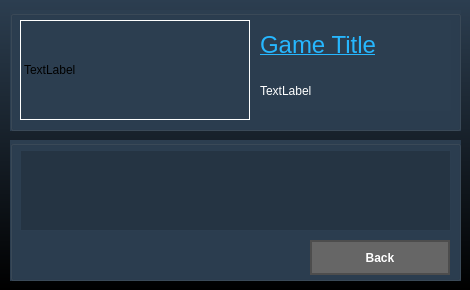
<?xml version="1.0" encoding="UTF-8"?>
<ui version="4.0">
 <class>gameDialog</class>
 <widget class="QDialog" name="gameDialog">
  <property name="geometry">
   <rect>
    <x>0</x>
    <y>0</y>
    <width>470</width>
    <height>290</height>
   </rect>
  </property>
  <property name="sizePolicy">
   <sizepolicy hsizetype="Preferred" vsizetype="Preferred">
    <horstretch>0</horstretch>
    <verstretch>0</verstretch>
   </sizepolicy>
  </property>
  <property name="minimumSize">
   <size>
    <width>470</width>
    <height>290</height>
   </size>
  </property>
  <property name="maximumSize">
   <size>
    <width>470</width>
    <height>290</height>
   </size>
  </property>
  <property name="windowTitle">
   <string>Dialog</string>
  </property>
  <property name="styleSheet">
   <string notr="true">background-color: qlineargradient(spread:pad, x1:0, y1:0, x2:0, y2:1, stop:0 #2c3e50, stop:1 rgba(0, 0, 0, 255));</string>
  </property>
  <widget class="QGroupBox" name="groupBox_2">
   <property name="geometry">
    <rect>
     <x>10</x>
     <y>140</y>
     <width>451</width>
     <height>141</height>
    </rect>
   </property>
   <property name="styleSheet">
    <string notr="true"> background-color: #2c3e50;</string>
   </property>
   <property name="title">
    <string/>
   </property>
   <widget class="QPushButton" name="pushButton">
    <property name="geometry">
     <rect>
      <x>300</x>
      <y>100</y>
      <width>140</width>
      <height>35</height>
     </rect>
    </property>
    <property name="minimumSize">
     <size>
      <width>140</width>
      <height>35</height>
     </size>
    </property>
    <property name="maximumSize">
     <size>
      <width>140</width>
      <height>35</height>
     </size>
    </property>
    <property name="focusPolicy">
     <enum>Qt::NoFocus</enum>
    </property>
    <property name="styleSheet">
     <string notr="true">QPushButton {
    background-color: #666666;
    border-style: solid;
    border-width: 2px;
    border-color: #4d4d4d;
    font: bold 12px;
    color: white;
	padding-top:8px;
	padding-bottom:8px;
    padding-left: 8px;
    padding-right: 8px;
}

QPushButton:hover
{
    border: 2px solid #262626 ;
}

QPushButton:pressed {
	color:white;
	background-color:#1a1a1a;
 }
</string>
    </property>
    <property name="text">
     <string>Back</string>
    </property>
   </widget>
   <widget class="QTextEdit" name="textEdit">
    <property name="geometry">
     <rect>
      <x>10</x>
      <y>10</y>
      <width>431</width>
      <height>81</height>
     </rect>
    </property>
    <property name="styleSheet">
     <string notr="true">color:white;
border:1px solid #2c3e50;
background-color:#253443;</string>
    </property>
    <property name="undoRedoEnabled">
     <bool>false</bool>
    </property>
    <property name="readOnly">
     <bool>true</bool>
    </property>
   </widget>
  </widget>
  <widget class="QGroupBox" name="groupBox">
   <property name="geometry">
    <rect>
     <x>10</x>
     <y>10</y>
     <width>451</width>
     <height>121</height>
    </rect>
   </property>
   <property name="styleSheet">
    <string notr="true"> background-color: #2c3e50;</string>
   </property>
   <property name="title">
    <string/>
   </property>
   <widget class="QLabel" name="label">
    <property name="geometry">
     <rect>
      <x>250</x>
      <y>10</y>
      <width>191</width>
      <height>51</height>
     </rect>
    </property>
    <property name="styleSheet">
     <string notr="true">color:#26b7ff;;
text-decoration:underline;</string>
    </property>
    <property name="text">
     <string>&lt;html&gt;&lt;head/&gt;&lt;body&gt;&lt;p&gt;&lt;span style=&quot; font-size:18pt;&quot;&gt;Game Title&lt;/span&gt;&lt;/p&gt;&lt;/body&gt;&lt;/html&gt;</string>
    </property>
   </widget>
   <widget class="QLabel" name="label_4">
    <property name="geometry">
     <rect>
      <x>250</x>
      <y>60</y>
      <width>191</width>
      <height>41</height>
     </rect>
    </property>
    <property name="styleSheet">
     <string notr="true">color:white;</string>
    </property>
    <property name="text">
     <string>TextLabel</string>
    </property>
   </widget>
   <widget class="QLabel" name="label_3">
    <property name="geometry">
     <rect>
      <x>10</x>
      <y>10</y>
      <width>230</width>
      <height>100</height>
     </rect>
    </property>
    <property name="styleSheet">
     <string notr="true">border:1px solid white;</string>
    </property>
    <property name="text">
     <string>TextLabel</string>
    </property>
   </widget>
  </widget>
 </widget>
 <resources/>
 <connections/>
</ui>
